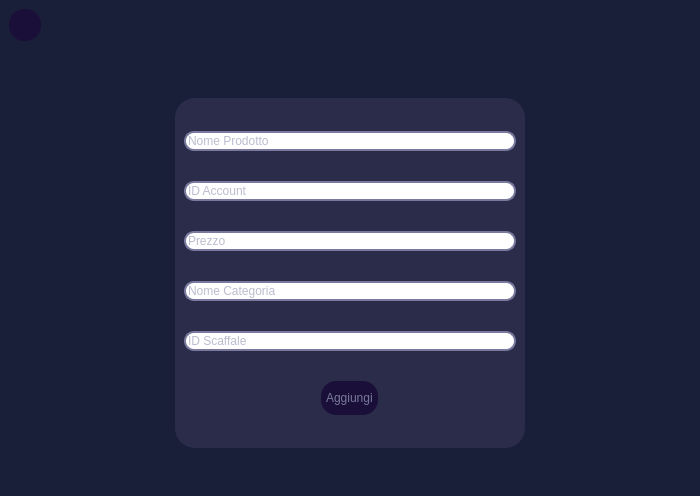
<?xml version="1.0" encoding="UTF-8"?>
<ui version="4.0">
 <class>inserisciProdottoView</class>
 <widget class="QWidget" name="inserisciProdottoView">
  <property name="geometry">
   <rect>
    <x>0</x>
    <y>0</y>
    <width>700</width>
    <height>496</height>
   </rect>
  </property>
  <property name="windowTitle">
   <string>Form</string>
  </property>
  <property name="styleSheet">
   <string notr="true">*{	
	color: #78799c;
	border: none;
}
#inserisciProdottoView{
	background-color:#1a1f39;
}
#infoProdottoContent{
	background-color: #2a2c49;
	border-radius: 20px;
}

QPushButton{
	padding : 10px 5px;
	text-align:left;
	color:#78799c;
	font: 10pt &quot;Leelawadee UI&quot;;
}
#indietroBtn:pressed,#aggiungiBtn:pressed{
	background-color: rgba(26, 31, 57,150);
}
#indietroBtn,#aggiungiBtn{
	background-color: #1a0f39;
	border-radius: 15px;
	padding : 10px 5px;
	text-align:left;
	color:#78799c;
	font: 10pt &quot;Leelawadee UI&quot;;
}
QLineEdit{
	border-radius: 10px;
	border: 2px solid #78799c;
}

</string>
  </property>
  <layout class="QVBoxLayout" name="verticalLayout">
   <property name="spacing">
    <number>0</number>
   </property>
   <property name="leftMargin">
    <number>0</number>
   </property>
   <property name="topMargin">
    <number>0</number>
   </property>
   <property name="rightMargin">
    <number>0</number>
   </property>
   <property name="bottomMargin">
    <number>0</number>
   </property>
   <item>
    <widget class="QFrame" name="topFrame">
     <property name="frameShape">
      <enum>QFrame::StyledPanel</enum>
     </property>
     <property name="frameShadow">
      <enum>QFrame::Raised</enum>
     </property>
     <layout class="QHBoxLayout" name="horizontalLayout_2">
      <property name="spacing">
       <number>0</number>
      </property>
      <property name="leftMargin">
       <number>0</number>
      </property>
      <property name="topMargin">
       <number>0</number>
      </property>
      <property name="rightMargin">
       <number>0</number>
      </property>
      <property name="bottomMargin">
       <number>0</number>
      </property>
      <item alignment="Qt::AlignLeft">
       <widget class="QFrame" name="frame">
        <property name="frameShape">
         <enum>QFrame::StyledPanel</enum>
        </property>
        <property name="frameShadow">
         <enum>QFrame::Raised</enum>
        </property>
        <layout class="QHBoxLayout" name="horizontalLayout">
         <item>
          <widget class="QPushButton" name="indietroBtn">
           <property name="sizePolicy">
            <sizepolicy hsizetype="Minimum" vsizetype="Fixed">
             <horstretch>0</horstretch>
             <verstretch>0</verstretch>
            </sizepolicy>
           </property>
           <property name="minimumSize">
            <size>
             <width>32</width>
             <height>32</height>
            </size>
           </property>
           <property name="maximumSize">
            <size>
             <width>32</width>
             <height>32</height>
            </size>
           </property>
           <property name="cursor">
            <cursorShape>PointingHandCursor</cursorShape>
           </property>
           <property name="text">
            <string/>
           </property>
           <property name="icon">
            <iconset resource="../resources.qrc">
             <normaloff>:/purpleIcons/assets/#78799c(purple) icons/arrow-left.svg</normaloff>:/purpleIcons/assets/#78799c(purple) icons/arrow-left.svg</iconset>
           </property>
           <property name="iconSize">
            <size>
             <width>24</width>
             <height>24</height>
            </size>
           </property>
           <property name="autoDefault">
            <bool>false</bool>
           </property>
          </widget>
         </item>
        </layout>
       </widget>
      </item>
     </layout>
    </widget>
   </item>
   <item>
    <widget class="QFrame" name="centralBody">
     <property name="sizePolicy">
      <sizepolicy hsizetype="Preferred" vsizetype="Expanding">
       <horstretch>0</horstretch>
       <verstretch>0</verstretch>
      </sizepolicy>
     </property>
     <property name="frameShape">
      <enum>QFrame::StyledPanel</enum>
     </property>
     <property name="frameShadow">
      <enum>QFrame::Raised</enum>
     </property>
     <layout class="QHBoxLayout" name="horizontalLayout_3">
      <item>
       <widget class="QWidget" name="infoProdottoContent" native="true">
        <property name="maximumSize">
         <size>
          <width>350</width>
          <height>350</height>
         </size>
        </property>
        <layout class="QVBoxLayout" name="verticalLayout_2">
         <item>
          <widget class="QLineEdit" name="nomeLe">
           <property name="text">
            <string/>
           </property>
           <property name="placeholderText">
            <string>Nome Prodotto</string>
           </property>
          </widget>
         </item>
         <item>
          <widget class="QLineEdit" name="idAccountLe">
           <property name="placeholderText">
            <string>ID Account</string>
           </property>
          </widget>
         </item>
         <item>
          <widget class="QLineEdit" name="prezzoLe">
           <property name="placeholderText">
            <string>Prezzo</string>
           </property>
          </widget>
         </item>
         <item>
          <widget class="QLineEdit" name="idCategoriaLe">
           <property name="placeholderText">
            <string>Nome Categoria</string>
           </property>
          </widget>
         </item>
         <item>
          <widget class="QLineEdit" name="idScaffaleLe">
           <property name="placeholderText">
            <string>ID Scaffale</string>
           </property>
          </widget>
         </item>
         <item alignment="Qt::AlignHCenter">
          <widget class="QPushButton" name="aggiungiBtn">
           <property name="cursor">
            <cursorShape>PointingHandCursor</cursorShape>
           </property>
           <property name="text">
            <string>Aggiungi</string>
           </property>
           <property name="icon">
            <iconset resource="../resources.qrc">
             <normaloff>:/purpleIcons/assets/#78799c(purple) icons/plus.svg</normaloff>:/purpleIcons/assets/#78799c(purple) icons/plus.svg</iconset>
           </property>
          </widget>
         </item>
        </layout>
       </widget>
      </item>
     </layout>
    </widget>
   </item>
  </layout>
 </widget>
 <resources>
  <include location="../resources.qrc"/>
 </resources>
 <connections/>
</ui>
